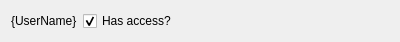
<?xml version="1.0" encoding="UTF-8"?>
<ui version="4.0">
 <class>Form</class>
 <widget class="QWidget" name="Form">
  <property name="geometry">
   <rect>
    <x>0</x>
    <y>0</y>
    <width>400</width>
    <height>35</height>
   </rect>
  </property>
  <property name="windowTitle">
   <string>Form</string>
  </property>
  <layout class="QHBoxLayout" name="horizontalLayout">
   <item>
    <widget class="QLabel" name="label">
     <property name="sizePolicy">
      <sizepolicy hsizetype="Maximum" vsizetype="Preferred">
       <horstretch>0</horstretch>
       <verstretch>0</verstretch>
      </sizepolicy>
     </property>
     <property name="text">
      <string>{UserName}</string>
     </property>
    </widget>
   </item>
   <item>
    <widget class="QCheckBox" name="checkBox">
     <property name="text">
      <string>Has access?</string>
     </property>
     <property name="checkable">
      <bool>true</bool>
     </property>
     <property name="checked">
      <bool>true</bool>
     </property>
     <property name="tristate">
      <bool>false</bool>
     </property>
    </widget>
   </item>
  </layout>
 </widget>
 <resources/>
 <connections/>
</ui>
